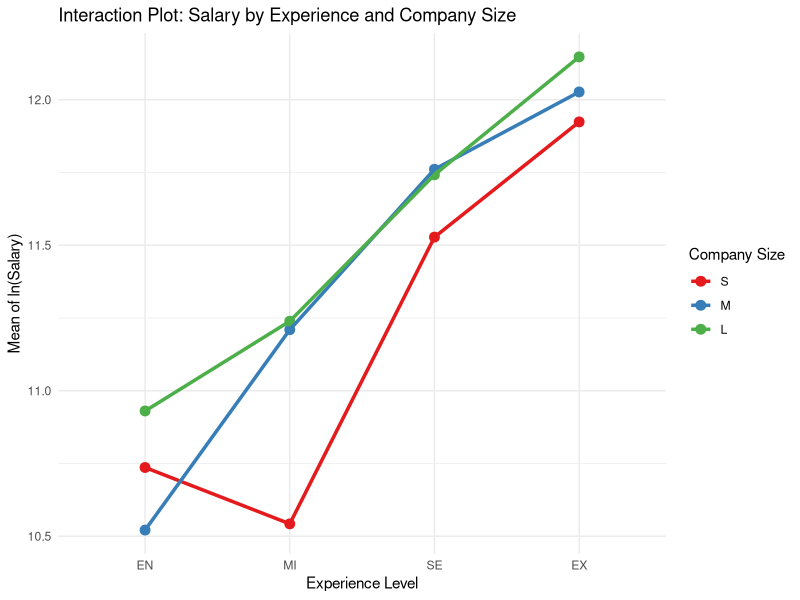
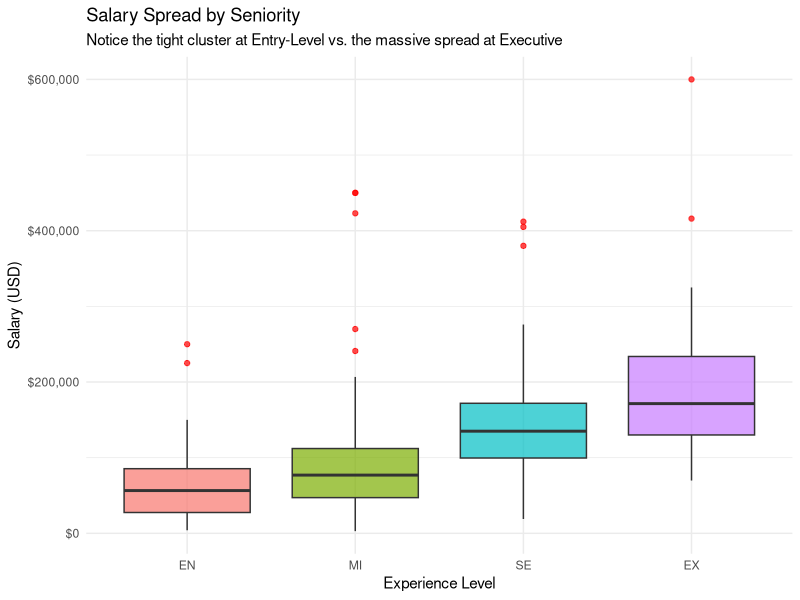
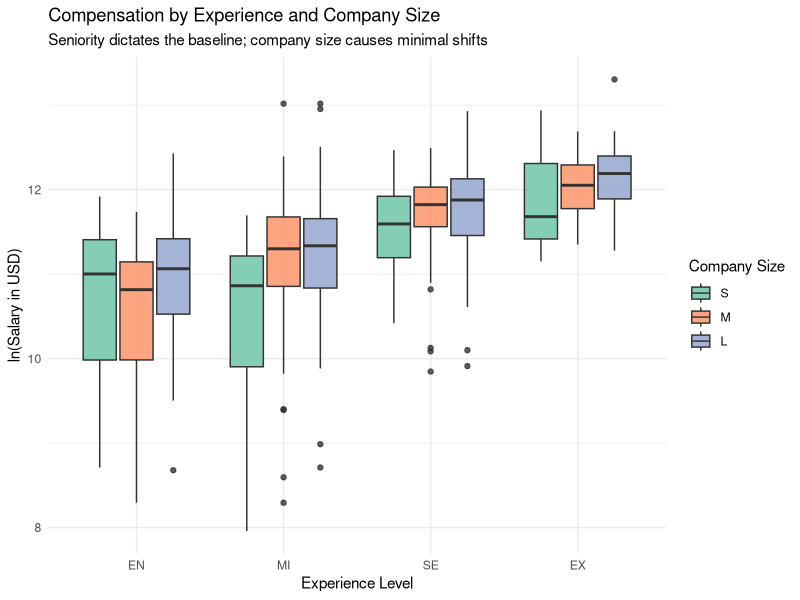
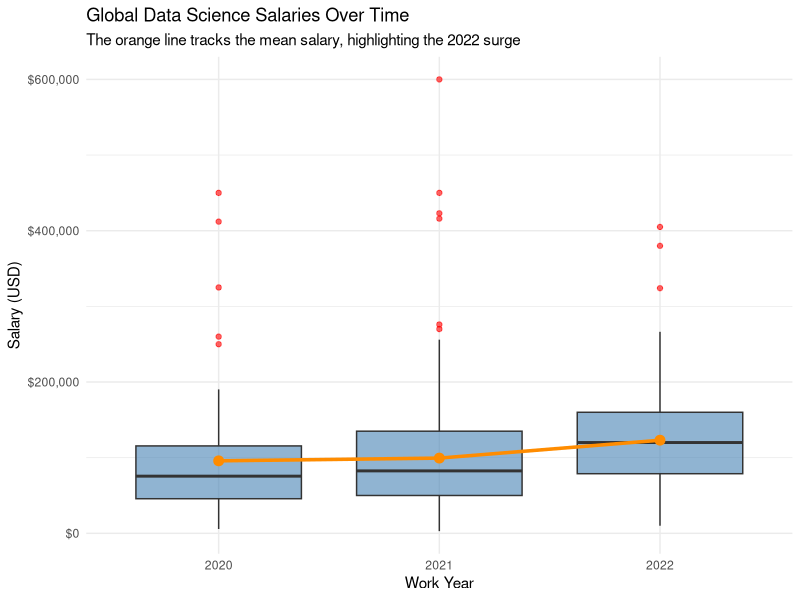

These charts were generated, in order, by the following R code:
## ---- chunk 1
knitr::opts_knit$set(root.dir = ".")
knitr::opts_chunk$set(echo = TRUE)
## ---- chunk 2
library(tidyverse)
library(car)
library(emmeans)
library(ggplot2)
library(lmtest)

data <- read.csv("dataset/ds_salaries_clean.csv")
data$experience_level <- factor(data$experience_level, levels = c("EN", "MI", "SE", "EX"))
data$company_size <- factor(data$company_size, levels = c("S", "M", "L"))
data$work_year <- factor(data$work_year)
## ---- chunk 3
# Fit the model and compute Type III ANOVA
anova_model <- aov(log_salary ~ experience_level * company_size, data = data)
car::Anova(anova_model, type = 3)
## ---- chunk 4
ggplot(data, aes(x = experience_level, y = log_salary, 
                 group = company_size, color = company_size)) +
  stat_summary(fun = mean, geom = "point", size = 3) +
  stat_summary(fun = mean, geom = "line", linewidth = 1.2) +
  theme_minimal() +
  scale_color_brewer(palette = "Set1") +
  labs(title = "Interaction Plot: Salary by Experience and Company Size",
       x = "Experience Level",
       y = "Mean of ln(Salary)",
       color = "Company Size")
## ---- chunk 5
# Assumption 1: Normality of Residuals
shapiro.test(residuals(anova_model))

# Assumption 2: Homogeneity of Variance
leveneTest(log_salary ~ experience_level * company_size, data = data)
bptest(anova_model)

# Assumption 3: Independence of Residuals
durbinWatsonTest(anova_model)
## ---- chunk 6
summary_stats <- data %>%
  group_by(experience_level, company_size) %>%
  summarise(
    Count = n(),
    Mean_Salary = mean(salary_in_usd),
    SD_Salary = sd(salary_in_usd), # Standard Deviation shows the spread
    .groups = "drop"
  )

print(summary_stats)
## ---- chunk 7
ggplot(data, aes(x = experience_level, y = salary_in_usd, fill = experience_level)) +
  geom_boxplot(alpha = 0.7, outlier.color = "red") +
  scale_y_continuous(labels = scales::dollar) +
  theme_minimal() +
  labs(
    title = "Salary Spread by Seniority",
    subtitle = "Notice the tight cluster at Entry-Level vs. the massive spread at Executive",
    x = "Experience Level",
    y = "Salary (USD)"
  ) +
  theme(legend.position = "none")
## ---- chunk 8
car::Anova(anova_model, type = 3, white.adjust = TRUE)
## ---- chunk 9
ggplot(data, aes(x = experience_level, y = log_salary, fill = company_size)) +
  geom_boxplot(alpha = 0.8) +
  theme_minimal() +
  scale_fill_brewer(palette = "Set2") +
  labs(
    title = "Compensation by Experience and Company Size",
    subtitle = "Seniority dictates the baseline; company size causes minimal shifts",
    x = "Experience Level",
    y = "ln(Salary in USD)",
    fill = "Company Size"
  )
## ---- chunk 10
# Descriptive trend
yearly_trend <- data %>%
  group_by(work_year) %>%
  summarise(
    Count = n(),
    Mean_Salary_USD = mean(salary_in_usd),
    Mean_ln_Salary = mean(log_salary)
  )
print(yearly_trend)

# One-Way ANOVA for Time Trend
year_model <- aov(log_salary ~ work_year, data = data)
summary(year_model)

# Tukey Post-Hoc
TukeyHSD(year_model)
## ---- chunk 11
ggplot(data, aes(x = factor(work_year), y = salary_in_usd)) +
  geom_boxplot(fill = "steelblue", alpha = 0.6, outlier.color = "red") +
  # Add a trend line connecting the means
  stat_summary(fun = mean, geom = "line", aes(group = 1), color = "darkorange", size = 1.2) +
  stat_summary(fun = mean, geom = "point", color = "darkorange", size = 3) +
  scale_y_continuous(labels = scales::dollar) +
  theme_minimal() +
  labs(
    title = "Global Data Science Salaries Over Time",
    subtitle = "The orange line tracks the mean salary, highlighting the 2022 surge",
    x = "Work Year",
    y = "Salary (USD)"
  )
